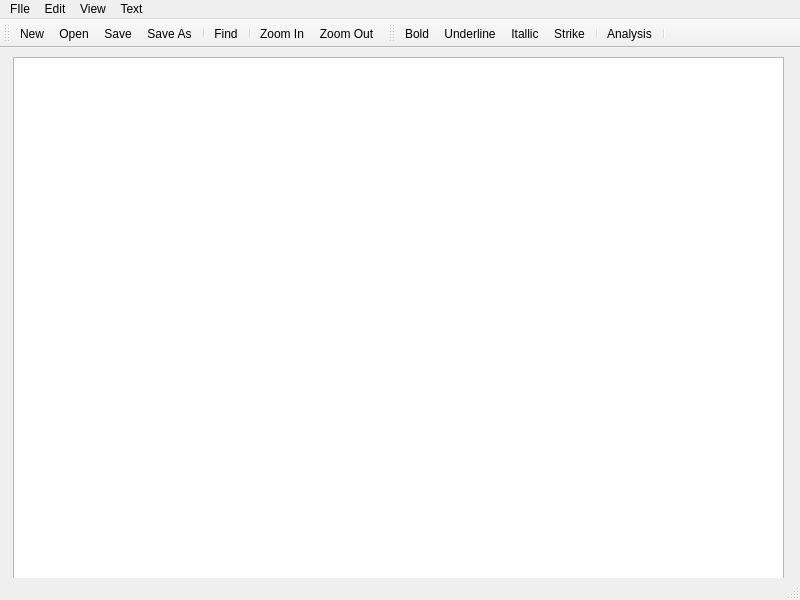
<?xml version="1.0" encoding="UTF-8"?>
<ui version="4.0">
 <class>MainWindow</class>
 <widget class="QMainWindow" name="MainWindow">
  <property name="geometry">
   <rect>
    <x>0</x>
    <y>0</y>
    <width>800</width>
    <height>600</height>
   </rect>
  </property>
  <property name="windowTitle">
   <string>MainWindow</string>
  </property>
  <widget class="QWidget" name="centralwidget">
   <widget class="QTextEdit" name="textEdit">
    <property name="geometry">
     <rect>
      <x>13</x>
      <y>9</y>
      <width>771</width>
      <height>531</height>
     </rect>
    </property>
   </widget>
  </widget>
  <widget class="QMenuBar" name="menubar">
   <property name="geometry">
    <rect>
     <x>0</x>
     <y>0</y>
     <width>800</width>
     <height>21</height>
    </rect>
   </property>
   <widget class="QMenu" name="menuFIle">
    <property name="title">
     <string>FIle</string>
    </property>
    <addaction name="actionNew"/>
    <addaction name="actionOpen"/>
    <addaction name="separator"/>
    <addaction name="actionSave"/>
    <addaction name="actionSave_As"/>
    <addaction name="separator"/>
   </widget>
   <widget class="QMenu" name="menuEdit">
    <property name="title">
     <string>Edit</string>
    </property>
    <addaction name="separator"/>
    <addaction name="actionFind"/>
   </widget>
   <widget class="QMenu" name="menuView">
    <property name="title">
     <string>View</string>
    </property>
    <addaction name="actionZoom_In"/>
    <addaction name="actionZoom_Out"/>
    <addaction name="actionAnalysis"/>
   </widget>
   <widget class="QMenu" name="menuText">
    <property name="title">
     <string>Text</string>
    </property>
    <addaction name="actionBold"/>
    <addaction name="actionUnderline"/>
    <addaction name="actionItallic"/>
    <addaction name="actionStrike"/>
    <addaction name="separator"/>
   </widget>
   <addaction name="menuFIle"/>
   <addaction name="menuEdit"/>
   <addaction name="menuView"/>
   <addaction name="menuText"/>
  </widget>
  <widget class="QStatusBar" name="statusbar"/>
  <widget class="QToolBar" name="itemBar">
   <property name="windowTitle">
    <string>toolBar</string>
   </property>
   <attribute name="toolBarArea">
    <enum>TopToolBarArea</enum>
   </attribute>
   <attribute name="toolBarBreak">
    <bool>false</bool>
   </attribute>
   <addaction name="actionNew"/>
   <addaction name="actionOpen"/>
   <addaction name="actionSave"/>
   <addaction name="actionSave_As"/>
   <addaction name="separator"/>
   <addaction name="actionFind"/>
   <addaction name="separator"/>
   <addaction name="actionZoom_In"/>
   <addaction name="actionZoom_Out"/>
  </widget>
  <widget class="QToolBar" name="editBar">
   <property name="windowTitle">
    <string>toolBar_2</string>
   </property>
   <attribute name="toolBarArea">
    <enum>TopToolBarArea</enum>
   </attribute>
   <attribute name="toolBarBreak">
    <bool>false</bool>
   </attribute>
   <addaction name="actionBold"/>
   <addaction name="actionUnderline"/>
   <addaction name="actionItallic"/>
   <addaction name="actionStrike"/>
   <addaction name="separator"/>
   <addaction name="actionAnalysis"/>
   <addaction name="separator"/>
  </widget>
  <action name="actionNew">
   <property name="text">
    <string>New</string>
   </property>
   <property name="toolTip">
    <string>Create a new file.</string>
   </property>
   <property name="shortcut">
    <string>Ctrl+N</string>
   </property>
  </action>
  <action name="actionOpen">
   <property name="text">
    <string>Open</string>
   </property>
   <property name="toolTip">
    <string>Open a File</string>
   </property>
   <property name="shortcut">
    <string>Ctrl+O</string>
   </property>
  </action>
  <action name="actionSave">
   <property name="text">
    <string>Save</string>
   </property>
   <property name="toolTip">
    <string>Save the document</string>
   </property>
   <property name="shortcut">
    <string>Ctrl+S</string>
   </property>
  </action>
  <action name="actionSave_As">
   <property name="text">
    <string>Save As</string>
   </property>
   <property name="toolTip">
    <string>Save hte file under a new name</string>
   </property>
   <property name="shortcut">
    <string>Ctrl+Shift+S</string>
   </property>
  </action>
  <action name="actionFind">
   <property name="text">
    <string>Find</string>
   </property>
   <property name="shortcut">
    <string>Ctrl+F</string>
   </property>
  </action>
  <action name="actionZoom_In">
   <property name="text">
    <string>Zoom In</string>
   </property>
   <property name="shortcut">
    <string>Ctrl+=</string>
   </property>
  </action>
  <action name="actionZoom_Out">
   <property name="text">
    <string>Zoom Out</string>
   </property>
   <property name="shortcut">
    <string>Ctrl+-</string>
   </property>
  </action>
  <action name="actionBold">
   <property name="text">
    <string>Bold</string>
   </property>
   <property name="shortcut">
    <string>Ctrl+B</string>
   </property>
  </action>
  <action name="actionUnderline">
   <property name="text">
    <string>Underline</string>
   </property>
   <property name="shortcut">
    <string>Ctrl+U</string>
   </property>
  </action>
  <action name="actionItallic">
   <property name="text">
    <string>Itallic</string>
   </property>
   <property name="shortcut">
    <string>Ctrl+I</string>
   </property>
  </action>
  <action name="actionStrike">
   <property name="text">
    <string>Strike</string>
   </property>
   <property name="shortcut">
    <string>Ctrl+Alt+S</string>
   </property>
  </action>
  <action name="actionAnalysis">
   <property name="text">
    <string>Analysis</string>
   </property>
  </action>
 </widget>
 <resources/>
 <connections/>
</ui>
